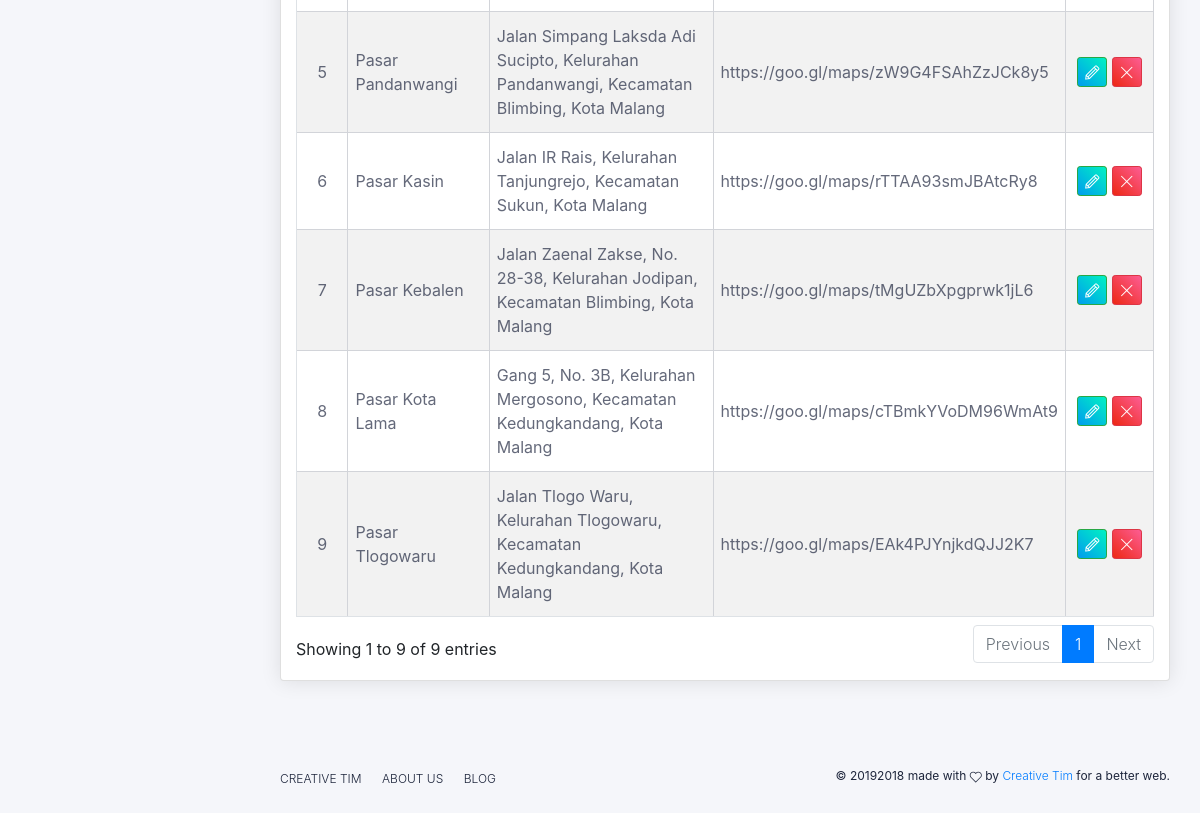
The page /index.php/admin/pasar (lower part) on the database as committed earlier.
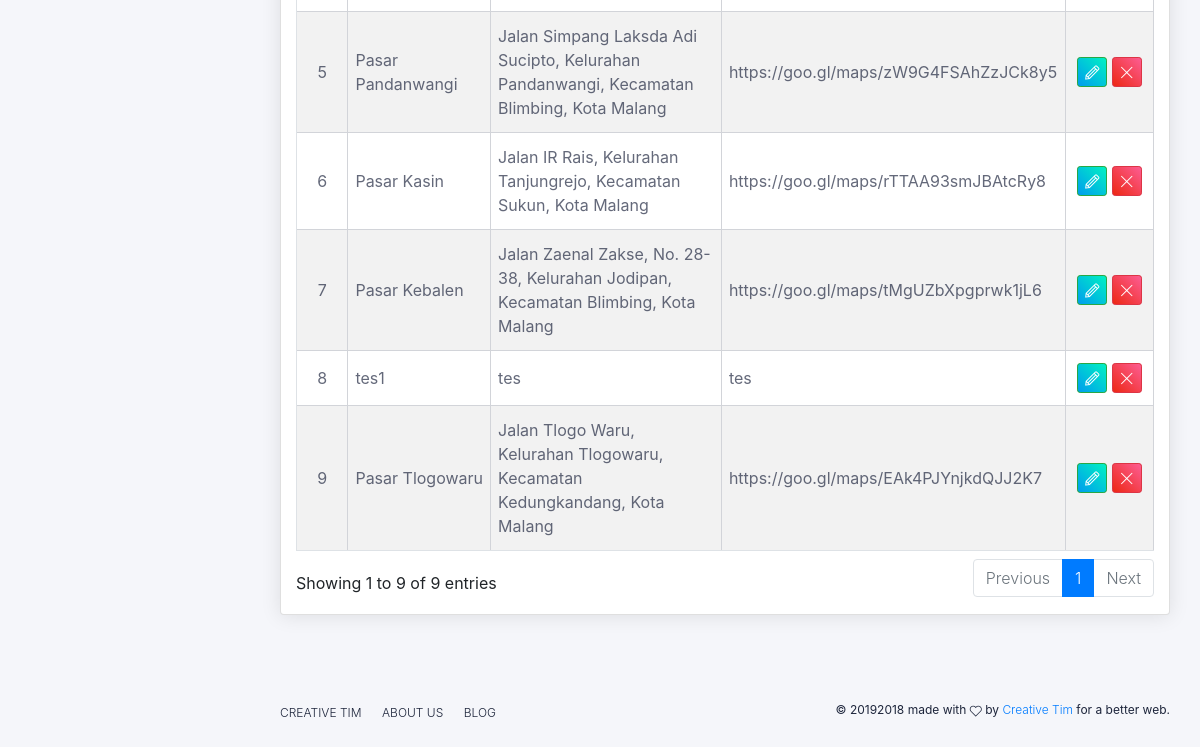
The same page on the database as committed later.
### tables this page shows
CREATE TABLE `table_pasar` (
  `id` int(11) NOT NULL,
  `nama` varchar(100) NOT NULL,
  `alamat` text NOT NULL,
  `lokasi` varchar(150) NOT NULL
);

### application/controllers/admin/Pasar.php (called while the page is built, shortened)
<?php
class Pasar extends CI_Controller {
    public function __construct()
    {
        $this->load->model('mPasar');
    }
    public function index()
    {
        $data = [
            'data' => $this->mPasar->getAll(),
            'pages' => "pasar/index",
        ];
        $this->load->view('admin/layouts/dashboard',$data);
    }
}
?>

### index.php (called while the page is built, shortened)
<?php
require_once BASEPATH.'core/CodeIgniter.php';

### application/models/mPasar.php (called while the page is built, shortened)
<?php
class mPasar extends CI_Model {
    public function getAll(){
        $query = $this->db->get('table_pasar');
        return $query->result();
    }
}
?>

### application/views/admin/pages/pasar/index.php (the view, shortened to what this page needs)
<div class="content">
  <div class="row">
    <div class="col-md-12">
      <div class="card">
        <div class="card-body">
          <table id="dt_pasar" class="table table-striped table-bordered" style="width:100%">
            <tbody>
              <?php $i = 1 ?>
              <?php foreach ($data as $value): ?>
                <tr>
                  <td class="text-center"><?php echo $i ?></td>
                  <td><?php echo $value->nama ?></td>
                  <td><?php echo $value->alamat ?></td>
                  <td><?php echo $value->lokasi ?></td>
                  <td class="td-actions text-center">
                    <a href="#" rel="tooltip" class="btn btn-success btn-sm btn-round btn-icon" onclick="edit(<?php echo $value->id ?>)">
                      <i class="tim-icons icon-pencil"></i>
                    </a>
                    <a href="<?php echo base_url('admin/pasar/delete/').$value->id ?>" rel="tooltip" class="btn btn-danger btn-sm btn-round btn-icon">
                      <i class="tim-icons icon-simple-remove"></i>
                    </a>
                  </td>
                </tr>
                <?php $i++ ?>
              <?php endforeach ?>
            </tbody>
          </table>
        </div>
      </div>
    </div>
  </div>
</div>

### application/views/admin/layouts/dashboard.php (shortened to what this page needs)
<!DOCTYPE html>
<html lang="en">
<?php $this->load->view('admin/includes/head'); ?>
<body class="white-content">
  <div class="wrapper">
      <?php $this->load->view('admin/includes/menu'); ?>
    <div class="main-panel" data="blue">
      <?php $this->load->view('admin/includes/header'); ?>
      <?php $this->load->view('admin/pages/'.$pages) ?>
      <footer class="footer">
        <div class="container-fluid">
          <ul class="nav">
            <li class="nav-item">
              <a href="javascript:void(0)" class="nav-link">
                Creative Tim
              </a>
            </li>
            <li class="nav-item">
              <a href="javascript:void(0)" class="nav-link">
                About Us
              </a>
            </li>
            <li class="nav-item">
              <a href="javascript:void(0)" class="nav-link">
                Blog
              </a>
            </li>
          </ul>
          <div class="copyright">
            ©
            2018 made with <i class="tim-icons icon-heart-2"></i> by
            <a href="javascript:void(0)" target="_blank">Creative Tim</a> for a better web.
          </div>
        </div>
      </footer>
    </div>
  </div>
</body>
</html>

### application/views/admin/includes/head.php (shortened to what this page needs)
<head>
  <link href="https://use.fontawesome.com/releases/v5.0.6/css/all.css" rel="stylesheet">
  <link href="<?php echo base_url('template_admin/css/nucleo-icons.css') ?>" rel="stylesheet" />
  <link href="<?php echo base_url('template_admin/css/black-dashboard.css?v=1.0.0') ?>" rel="stylesheet" />
  <link href="<?php echo base_url('template_admin/demo/demo.css') ?>" rel="stylesheet" />
  <link rel="stylesheet" href="https://cdnjs.cloudflare.com/ajax/libs/twitter-bootstrap/4.1.3/css/bootstrap.css">
  <link rel="stylesheet" href="https://cdn.datatables.net/1.10.20/css/dataTables.bootstrap4.min.css">
  <link rel="stylesheet" href="https://cdn.jsdelivr.net/npm/sweetalert2@8/dist/sweetalert2.min.css">
  <link rel="stylesheet" href="https://cdnjs.cloudflare.com/ajax/libs/select2/4.0.10/css/select2.min.css">
  <link rel="stylesheet" href="https://cdnjs.cloudflare.com/ajax/libs/Dropify/0.2.2/css/dropify.min.css">
</head>

Rows that differ between the two databases and show on the page:
removed table_pasar: nama "Pasar Kota Lama", alamat "Gang 5, No. 3B, Kelurahan Mergosono, Kecamatan Kedungkandang, Kota Malang", lokasi "https://goo.gl/maps/cTBmkYVoDM96WmAt9"
added table_pasar: nama "tes1", alamat "tes", lokasi "tes"
